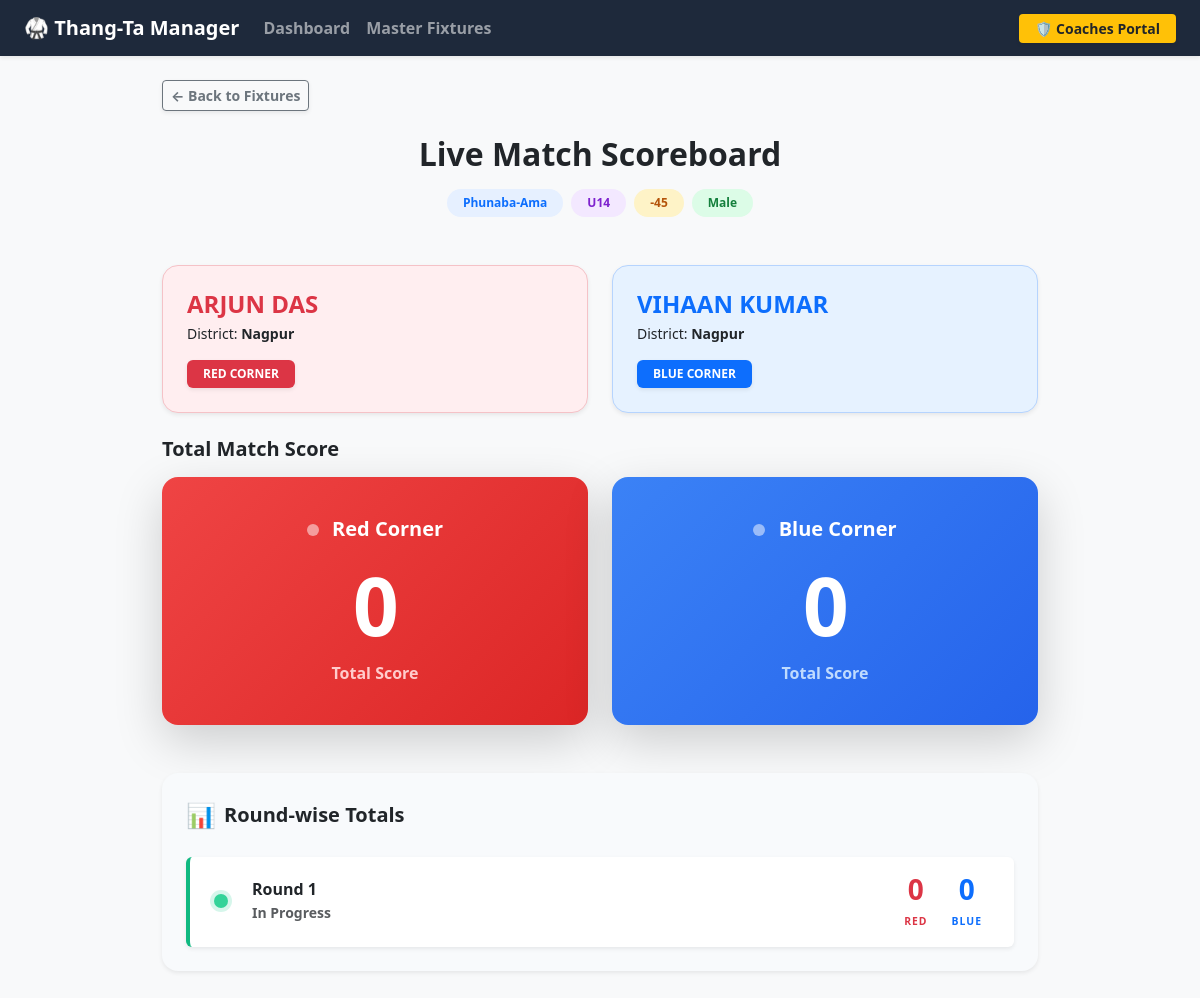
Before: /match/116/summary/ with the older database file.
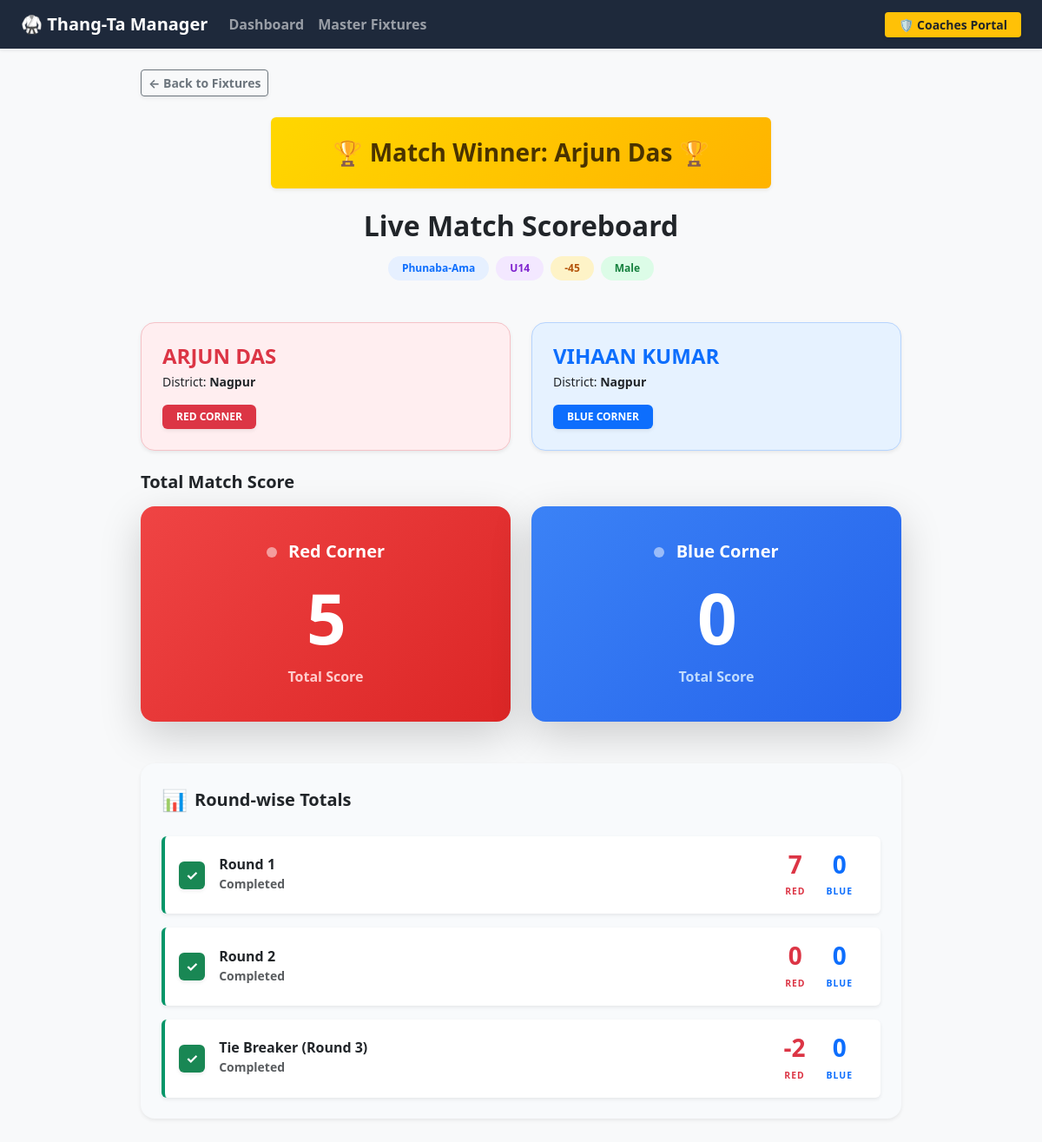
After: the same page with the newer database file.
### thangta/models.py (models this page shows, shortened)
class Match(models.Model):
    tournament = models.ForeignKey(Tournament, on_delete=models.CASCADE)
    event_type = models.CharField(max_length=50)
    age_category = models.CharField(max_length=3)
    weight_category = models.CharField(max_length=4)
    gender = models.CharField(max_length=10)
    is_active = models.BooleanField(default=False)
    is_completed = models.BooleanField(default=False)
    round_number = models.IntegerField(default=1)
    current_round = models.IntegerField(default=1) # Tracks Round 1, Round 2, or 3 (Tie Breaker)
    current_sub_round = models.IntegerField(default=1)
    match_sequence = models.IntegerField(help_text="Order of the match in this round")
    current_sub_round = models.IntegerField(default=1)
    active_scorers = models.ManyToManyField(CustomUser, blank=True, related_name='scoring_matches')
    ring_number = models.IntegerField(default=1)
    participant_red = models.ForeignKey(Participant, related_name='matches_as_red', on_delete=models.CASCADE)
    participant_blue = models.ForeignKey(Participant, related_name='matches_as_blue', on_delete=models.CASCADE, null=True, blank=True)
    winner = models.ForeignKey(Participant, related_name='matches_won', on_delete=models.SET_NULL, null=True, blank=True)
    round_1_red = models.IntegerField(default=0)
    round_1_blue = models.IntegerField(default=0)
    round_2_red = models.IntegerField(default=0)
    round_2_blue = models.IntegerField(default=0)
    round_3_red = models.IntegerField(default=0)
    round_3_blue = models.IntegerField(default=0)
    @property
    def grand_total_red(self):
        total = (self.round_1_red or 0) + (self.round_2_red or 0) + (self.round_3_red or 0)
        return max(0, total)
    @property
    def grand_total_blue(self):
        total = (self.round_1_blue or 0) + (self.round_2_blue or 0) + (self.round_3_blue or 0)
        return max(0, total)

class Participant(models.Model):
    class GenderChoices(models.TextChoices):
        MALE = 'Male', 'Male'
        FEMALE = 'Female', 'Female'
    class EventTypeChoices(models.TextChoices):
        PHUNABA_AMA = 'Phunaba-Ama', 'Phunaba-Ama'
        PHUNABA_ANISHUBA = 'Phunaba-Anishuba', 'Phunaba-Anishuba'
    class AgeCategory(models.TextChoices):
        UNDER_14 = 'U14', 'Under 14'
        UNDER_18 = 'U18', 'Under 18'
        OVER_18 = 'O18', 'Over 18'
    class WeightCategory(models.TextChoices):
        MINUS_21 = '-21', '-21 Kg'
        MINUS_25 = '-25', '-25 Kg'
        MINUS_29 = '-29', '-29 Kg'
        MINUS_33 = '-33', '-33 Kg'
        MINUS_37 = '-37', '-37 Kg'
        MINUS_40 = '-40', '-40 Kg'
        MINUS_41 = '-41', '-41 Kg'
        MINUS_44 = '-44', '-44 Kg'
        MINUS_45 = '-45', '-45 Kg'
        MINUS_49 = '-49', '-49 Kg'
        MINUS_52 = '-52', '-52 Kg'
        MINUS_53 = '-53', '-53 Kg'
        MINUS_56 = '-56', '-56 Kg'
        MINUS_75 = '-75', '-75 Kg'
        PLUS_53 = '+53', '+53 Kg'
    tournament = models.ForeignKey(
        Tournament,
        on_delete=models.CASCADE,
        related_name='participants',
        null=True, blank=True
    )
    name = models.CharField(max_length=200, null=True, blank=True)
    actual_age = models.IntegerField(null=True, blank=True, help_text="Age in numbers")
    date_of_birth = models.DateField(null=True, blank=True) # Add this!
    age = models.IntegerField(default = 0)
    gender = models.CharField(max_length=10, choices=GenderChoices.choices, null=True, blank=True)
    contact = models.CharField(max_length=15, null=True, blank=True)
    district = models.CharField(max_length=100)
    district_code = models.CharField(max_length=20)
    event_type = models.CharField(max_length=50, choices=EventTypeChoices.choices, null=True, blank=True)
    age_category = models.CharField(
        max_length=3,
        choices=AgeCategory.choices,
        help_text="Select the participant's age group."
    )
    weight_category = models.CharField(
        max_length=4,
        choices=WeightCategory.choices,
        help_text="Select the participant's weight class."
    )

### thangta/views.py (the view)
# urls.py: path('match/<int:match_id>/summary/', match_summary, name='match-summary'),
def match_summary(request, match_id):
    match = get_object_or_404(Match, id=match_id)
    return render(request, 'match_scoreboard.html', {
        'match': match
    })

### thangta/templates/match_scoreboard.html (shortened to what the changed rows need)
<!DOCTYPE html>
<html lang="en">
<head>
    <link href="https://cdn.jsdelivr.net/npm/bootstrap@5.3.0/dist/css/bootstrap.min.css" rel="stylesheet">
</head>
<body class="bg-light pb-5">
    <div class="container mt-4" style="max-width: 900px;">
        <div class="text-center mb-5">
            {% if match.is_completed and match.winner %}
            <div class="row justify-content-center mt-4 mb-2">
                <div class="col-md-8 text-center">
                    <div class="alert shadow-sm border-0" style="background: linear-gradient(135deg, #ffd700 0%, #ffb300 100%); color: #4a3300;">
                        <h3 class="fw-bold m-0 py-2">
                            🏆 Match Winner: {{ match.winner.name }} 🏆
                        </h3>
                    </div>
                </div>
            </div>
            {% endif %}
            <h2 class="fw-bold text-dark mb-3">Live Match Scoreboard</h2>
            <div class="d-flex justify-content-center flex-wrap gap-2">
                <span class="badge rounded-pill pill-blue px-3 py-2 fw-bold">{{ match.event_type }}</span>
                <span class="badge rounded-pill pill-purple px-3 py-2 fw-bold">{{ match.age_category }}</span>
                <span class="badge rounded-pill pill-yellow px-3 py-2 fw-bold">{{ match.weight_category }}</span>
                <span class="badge rounded-pill pill-green px-3 py-2 fw-bold">{{ match.gender }}</span>
            </div>
        </div>
        <div class="row g-4 mb-4">
            <div class="col-md-6">
                <div class="card h-100 bg-light-red rounded-4 shadow-sm">
                    <div class="card-body p-4">
                        <h4 class="fw-bold text-danger text-uppercase mb-1">{{ match.participant_red.name }}</h4>
                        <p class="text-dark small mb-3">District: <strong>{{ match.participant_red.district|default:"N/A" }}</strong></p>
                        <span class="badge bg-danger px-3 py-2 shadow-sm">RED CORNER</span>
                    </div>
                </div>
            </div>
            <div class="col-md-6">
                <div class="card h-100 bg-light-blue rounded-4 shadow-sm">
                    <div class="card-body p-4">
                        <h4 class="fw-bold text-primary text-uppercase mb-1">{{ match.participant_blue.name|default:"BYE" }}</h4>
                        <p class="text-dark small mb-3">District: <strong>{{ match.participant_blue.district|default:"N/A" }}</strong></p>
                        <span class="badge bg-primary px-3 py-2 shadow-sm">BLUE CORNER</span>
                    </div>
                </div>
            </div>
        </div>
        <div class="row g-4 mb-5">
            <div class="col-md-6">
                <div class="card border-0 shadow-lg text-white text-center py-4 grad-red rounded-4">
                    <div class="card-body">
                        <h5 class="fw-bold mb-3">
                            <span class="d-inline-block rounded-circle bg-white opacity-50 me-2" style="width: 12px; height: 12px;"></span>
                            Red Corner
                        </h5>
                       <h1 class="display-1 fw-bold mb-0" style="font-size: 5rem; letter-spacing: -2px;">{{ match.grand_total_red }}</h1>
                        <p class="mt-2 mb-0 fw-semibold" style="color: #ffcccc;">Total Score</p>
                    </div>
                </div>
            </div>
            <div class="col-md-6">
                <div class="card border-0 shadow-lg text-white text-center py-4 grad-blue rounded-4">
                    <div class="card-body">
                        <h5 class="fw-bold mb-3">
                            <span class="d-inline-block rounded-circle bg-white opacity-50 me-2" style="width: 12px; height: 12px;"></span>
                            Blue Corner
                        </h5>
                        <h1 class="display-1 fw-bold mb-0" style="font-size: 5rem; letter-spacing: -2px;">
                            {% if match.participant_blue %}
                                {{ match.grand_total_blue }}
                            {% else %}
                                -
                            {% endif %}
                        </h1>
                        <p class="mt-2 mb-0 fw-semibold" style="color: #bfdbfe;">
                            {% if match.participant_blue %}Total Score{% else %}BYE{% endif %}
                        </p>
                    </div>
                </div>
            </div>
        </div>
        <div class="card shadow-sm border-0 rounded-4" style="background-color: #f8fafc;">
            <div class="card-body p-4">
                <div class="d-flex flex-column gap-3">
                    {% if match.current_round >= 1 %}
                    <div class="card border-0 shadow-sm {% if match.current_round > 1 or match.is_completed %}round-card-done{% else %}round-card-active{% endif %}">
                        <div class="card-body d-flex justify-content-between align-items-center p-3">
                            <div class="d-flex align-items-center gap-3">
                                {% if match.current_round > 1 or match.is_completed %}
                                    <div class="bg-success text-white rounded px-2 py-1 shadow-sm fw-bold">✓</div>
                                {% else %}
                                    <div class="px-2 py-1"><span class="dot-pulse"></span></div>
                                {% endif %}
                                <div>
                                    <h6 class="fw-bold m-0 text-dark">Round 1</h6>
                                    <small class="text-muted fw-semibold">{% if match.current_round > 1 or match.is_completed %}Completed{% else %}In Progress{% endif %}</small>
                                </div>
                            </div>
                            <div class="d-flex gap-4 pe-3">
                                <div class="text-center">
                                    <h3 class="fw-bold text-danger m-0">{{ match.round_1_red|default:"0" }}</h3>
                                    <small class="text-danger fw-bold" style="font-size: 0.65rem; letter-spacing: 1px;">RED</small>
                                </div>
                                <div class="text-center">
                                    <h3 class="fw-bold text-primary m-0">{{ match.round_1_blue|default:"0" }}</h3>
                                    <small class="text-primary fw-bold" style="font-size: 0.65rem; letter-spacing: 1px;">BLUE</small>
                                </div>
                            </div>
                        </div>
                    </div>
                    {% endif %}
                    {% if match.current_round >= 2 %}
                    <div class="card border-0 shadow-sm {% if match.current_round > 2 or match.is_completed %}round-card-done{% else %}round-card-active{% endif %}">
                        <div class="card-body d-flex justify-content-between align-items-center p-3">
                            <div class="d-flex align-items-center gap-3">
                                {% if match.current_round > 2 or match.is_completed %}
                                    <div class="bg-success text-white rounded px-2 py-1 shadow-sm fw-bold">✓</div>
                                {% else %}
                                    <div class="px-2 py-1"><span class="dot-pulse"></span></div>
                                {% endif %}
                                <div>
                                    <h6 class="fw-bold m-0 text-dark">Round 2</h6>
                                    <small class="text-muted fw-semibold">{% if match.current_round > 2 or match.is_completed %}Completed{% else %}In Progress{% endif %}</small>
                                </div>
                            </div>
                            <div class="d-flex gap-4 pe-3">
                                <div class="text-center">
                                    <h3 class="fw-bold text-danger m-0">{{ match.round_2_red|default:"0" }}</h3>
                                    <small class="text-danger fw-bold" style="font-size: 0.65rem; letter-spacing: 1px;">RED</small>
                                </div>
                                <div class="text-center">
                                    <h3 class="fw-bold text-primary m-0">{{ match.round_2_blue|default:"0" }}</h3>
                                    <small class="text-primary fw-bold" style="font-size: 0.65rem; letter-spacing: 1px;">BLUE</small>
                                </div>
                            </div>
                        </div>
                    </div>
                    {% endif %}
                    {% if match.current_round >= 3 %}
                    <div class="card border-0 shadow-sm {% if match.is_completed %}round-card-done{% else %}round-card-active{% endif %}">
                        <div class="card-body d-flex justify-content-between align-items-center p-3">
                            <div class="d-flex align-items-center gap-3">
                                {% if match.is_completed %}
                                    <div class="bg-success text-white rounded px-2 py-1 shadow-sm fw-bold">✓</div>
                                {% else %}
                                    <div class="px-2 py-1"><span class="dot-pulse"></span></div>
                                {% endif %}
                                <div>
                                    <h6 class="fw-bold m-0 text-dark">Tie Breaker (Round 3)</h6>
                                    <small class="text-muted fw-semibold">{% if match.is_completed %}Completed{% else %}In Progress{% endif %}</small>
                                </div>
                            </div>
                            <div class="d-flex gap-4 pe-3">
                                <div class="text-center">
                                    <h3 class="fw-bold text-danger m-0">{{ match.round_3_red|default:"0" }}</h3>
                                    <small class="text-danger fw-bold" style="font-size: 0.65rem; letter-spacing: 1px;">RED</small>
                                </div>
                                <div class="text-center">
                                    <h3 class="fw-bold text-primary m-0">{{ match.round_3_blue|default:"0" }}</h3>
                                    <small class="text-primary fw-bold" style="font-size: 0.65rem; letter-spacing: 1px;">BLUE</small>
                                </div>
                            </div>
                        </div>
                    </div>
                    {% endif %}
                </div>
            </div>
        </div>
    </div>
</body>
</html>

Changed rows visible on the page:
changed Match "Phunaba-Ama": is_completed False → True (drawn); winner.name (not shown) → "Arjun Das"; grand_total_red "0" → "5"; current_round 1 → 3 (drawn); round_1_red "0" → "7"; round_2_red (not shown) → "0"; round_2_blue (not shown) → "0"; round_3_red (not shown) → "-2"; round_3_blue (not shown) → "0"
Other visible differences:
text no longer shown: "In Progress"
text now shown: "🏆 Match Winner: 🏆 ✓ Completed ✓ Round 2 Completed RED BLUE ✓ Tie Breaker (Round 3) Completed RED BLUE"
